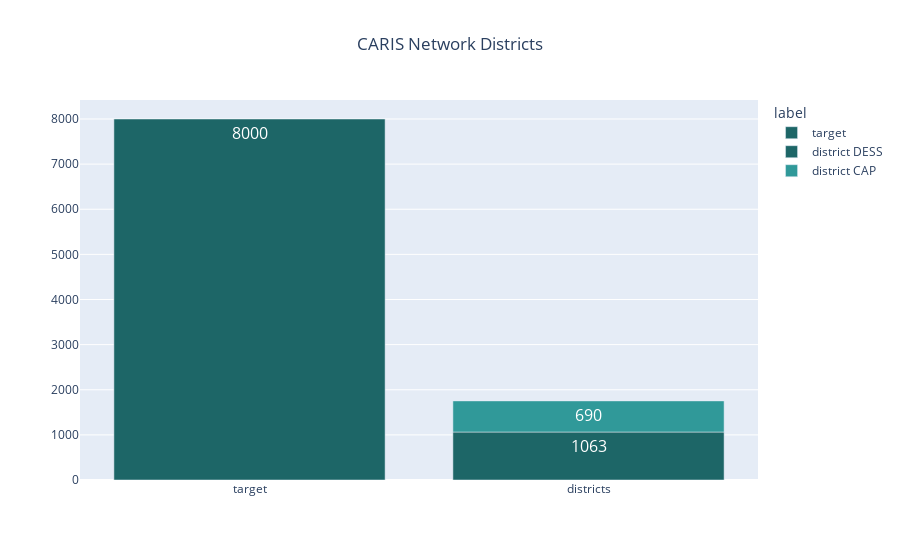

Write notebook code for a chart like this one.
### Code cell
fig = px.bar(
    stack_data3,
    x="supp",
    y="data",
    #text="data",
    text_auto=True,
    title="CARIS Network Districts",
    color="label",
    labels={"supp":"","data":""},
    color_discrete_map={
        "target":"#1D6667",
        "district DESS":"#1D6667",
        "district CAP":"#309999",
        "total":"#43CCCC",
    },
)
fig = fig.update_layout(title_x=0.5)
fig.update_traces(textfont_size=16)
fig.write_image("./rezo/CARIS_NETWORK.png")

### Figure 1 — Plotly figure (JSON) as saved in the notebook; plotly's stock layout.template omitted (floating-point values rounded to 4 significant figures)
{"data": [{"alignmentgroup": "True", "hovertemplate": "label=target<br>=%{y}<extra></extra>", "legendgroup": "target", "marker": {"color": "#1D6667", "pattern": {"shape": ""}}, "name": "target", "offsetgroup": "target", "orientation": "v", "showlegend": true, "textfont": {"size": 16}, "textposition": "auto", "texttemplate": "%{y}", "type": "bar", "x": ["target"], "xaxis": "x", "y": [8000], "yaxis": "y"}, {"alignmentgroup": "True", "hovertemplate": "label=district DESS<br>=%{y}<extra></extra>", "legendgroup": "district DESS", "marker": {"color": "#1D6667", "pattern": {"shape": ""}}, "name": "district DESS", "offsetgroup": "district DESS", "orientation": "v", "showlegend": true, "textfont": {"size": 16}, "textposition": "auto", "texttemplate": "%{y}", "type": "bar", "x": ["districts"], "xaxis": "x", "y": [1063], "yaxis": "y"}, {"alignmentgroup": "True", "hovertemplate": "label=district CAP<br>=%{y}<extra></extra>", "legendgroup": "district CAP", "marker": {"color": "#309999", "pattern": {"shape": ""}}, "name": "district CAP", "offsetgroup": "district CAP", "orientation": "v", "showlegend": true, "textfont": {"size": 16}, "textposition": "auto", "texttemplate": "%{y}", "type": "bar", "x": ["districts"], "xaxis": "x", "y": [690], "yaxis": "y"}], "layout": {"barmode": "relative", "legend": {"title": {"text": "label"}, "tracegroupgap": 0}, "title": {"text": "CARIS Network Districts", "x": 0.5}, "xaxis": {"anchor": "y", "domain": [0, 1], "title": {"text": ""}}, "yaxis": {"anchor": "x", "domain": [0, 1], "title": {"text": ""}}}}
